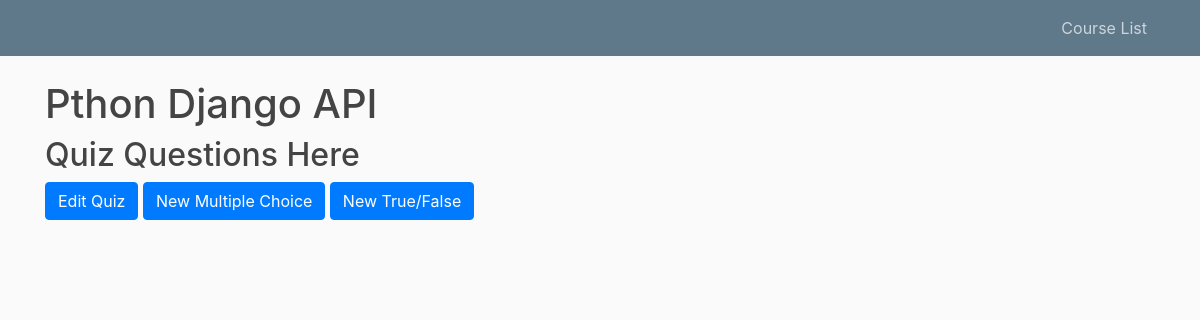
Before: /1/q14/ with the older database file.
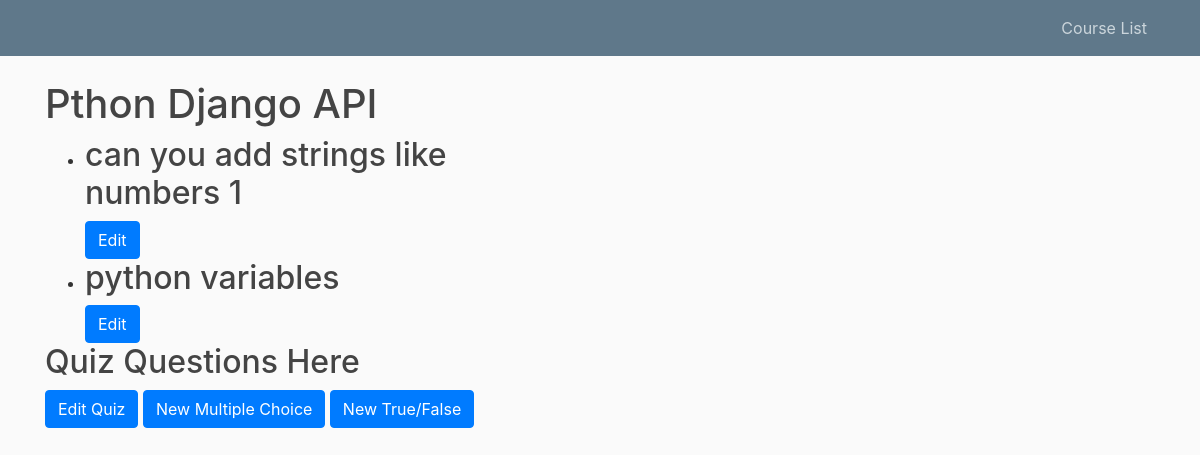
After: the same page with the newer database file.
### courses/models.py (models this page shows, shortened)
class Question(models.Model):
    quiz = models.ForeignKey(Quiz, on_delete=models.CASCADE)
    order = models.IntegerField(default=0)
    prompt = models.TextField()
    class Meta:
        ordering = ['order', ]

### courses/views.py (the view)
# urls.py: url(r'(?P<course_pk>\d+)/q(?P<step_pk>\d+)/$', views.quiz_detail,
def quiz_detail(request, course_pk, step_pk):
    step = get_object_or_404(Quiz, course_id=course_pk, pk=step_pk)
    context = {
        'step': step
    }
    return render(request, 'quiz_detail.html', context)

### courses/templates/quiz_detail.html (shortened to what this page needs)
{% extends 'base.html' %}
{% block content %}
    <div class="row">
        <div class="col-sm-6">
            <h1 class="">{{ step.title }}</h1>
            <ul class="no-bullet">
                {% for question in step.question_set.all %}
                <li>
                    <h2>{{ question.prompt }}</h2>
                        <a href="{% url 'edit_question' question_pk=question.pk quiz_pk=step.pk %}" class="btn btn-primary">Edit</a>
                </li>
                {% endfor %}
            </ul>
            <h2>Quiz Questions Here</h2>
            <a href="{% url 'edit_quiz' course_pk=step.course.pk quiz_pk=step.pk %}" class="btn btn-primary">Edit Quiz</a>
            <a href="{% url 'create_question' quiz_pk=step.pk question_type="mc" %}" class="btn btn-primary">New Multiple Choice</a>
             <a href="{% url 'create_question' quiz_pk=step.pk question_type="tf" %}" class="btn btn-primary">New True/False</a>
    </div>
    </div>
{% endblock %}

Changed rows visible on the page:
added Question: prompt "can you add strings like numbers 1"
added Question: prompt "python variables"
